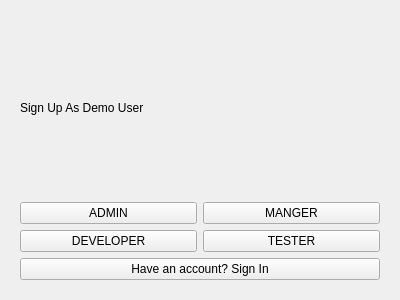
<?xml version="1.0" encoding="UTF-8"?>
<ui version="4.0">
 <class>Login</class>
 <widget class="QWidget" name="Login">
  <property name="geometry">
   <rect>
    <x>0</x>
    <y>0</y>
    <width>400</width>
    <height>300</height>
   </rect>
  </property>
  <property name="windowTitle">
   <string>Form</string>
  </property>
  <layout class="QHBoxLayout" name="horizontalLayout">
   <item>
    <widget class="QStackedWidget" name="stackedWidget">
     <property name="currentIndex">
      <number>2</number>
     </property>
     <widget class="QWidget" name="LogInPage">
      <layout class="QGridLayout" name="gridLayout">
       <item row="1" column="1">
        <widget class="QLineEdit" name="login_edit_email"/>
       </item>
       <item row="3" column="1">
        <widget class="QPushButton" name="login_pb_fogot_pw">
         <property name="text">
          <string>Forget your password?</string>
         </property>
        </widget>
       </item>
       <item row="1" column="2">
        <widget class="QPushButton" name="login_pb_login">
         <property name="text">
          <string>Log In</string>
         </property>
        </widget>
       </item>
       <item row="2" column="1">
        <widget class="QLineEdit" name="login_edit_password"/>
       </item>
       <item row="2" column="0">
        <widget class="QLabel" name="login_lable_pw">
         <property name="text">
          <string>Password</string>
         </property>
        </widget>
       </item>
       <item row="1" column="0">
        <widget class="QLabel" name="login_label_email">
         <property name="text">
          <string>Email</string>
         </property>
        </widget>
       </item>
       <item row="0" column="1">
        <widget class="QLabel" name="login_label_usericon">
         <property name="text">
          <string>UserIcon</string>
         </property>
        </widget>
       </item>
       <item row="4" column="1">
        <widget class="QPushButton" name="login_pb_create_account">
         <property name="text">
          <string>Create an account</string>
         </property>
        </widget>
       </item>
       <item row="5" column="1">
        <widget class="QPushButton" name="login_pb_demo_page">
         <property name="text">
          <string>Sign in as a Demo User</string>
         </property>
        </widget>
       </item>
      </layout>
     </widget>
     <widget class="QWidget" name="SignUpPage">
      <layout class="QGridLayout" name="gridLayout_2">
       <item row="1" column="0">
        <widget class="QLineEdit" name="signup_edit_firstName">
         <property name="placeholderText">
          <string>First Name</string>
         </property>
        </widget>
       </item>
       <item row="1" column="1">
        <widget class="QLineEdit" name="signup_edit_lastName">
         <property name="placeholderText">
          <string>Last Name</string>
         </property>
        </widget>
       </item>
       <item row="2" column="0" colspan="2">
        <widget class="QLineEdit" name="signup_edit_email">
         <property name="placeholderText">
          <string>Email</string>
         </property>
        </widget>
       </item>
       <item row="3" column="0" colspan="2">
        <widget class="QLineEdit" name="signup_edit_phone">
         <property name="placeholderText">
          <string>Phone Number</string>
         </property>
        </widget>
       </item>
       <item row="4" column="0" colspan="2">
        <widget class="QLineEdit" name="signup_edit_pw">
         <property name="placeholderText">
          <string>Password</string>
         </property>
        </widget>
       </item>
       <item row="5" column="0" colspan="2">
        <widget class="QLineEdit" name="signup_edit_pw_confirm">
         <property name="placeholderText">
          <string>*Password</string>
         </property>
        </widget>
       </item>
       <item row="6" column="0" colspan="2">
        <widget class="QPushButton" name="signup_pb_create_account">
         <property name="text">
          <string>Create account</string>
         </property>
        </widget>
       </item>
       <item row="0" column="0" colspan="2">
        <widget class="QLabel" name="singup_label_signupIcon">
         <property name="text">
          <string>Sign Up</string>
         </property>
        </widget>
       </item>
      </layout>
     </widget>
     <widget class="QWidget" name="DemoPage">
      <layout class="QGridLayout" name="gridLayout_3">
       <item row="0" column="0" colspan="2">
        <widget class="QLabel" name="demo_label_demoicon">
         <property name="text">
          <string>Sign Up As Demo User</string>
         </property>
        </widget>
       </item>
       <item row="1" column="0">
        <widget class="QPushButton" name="demo_pb_admin">
         <property name="text">
          <string>ADMIN</string>
         </property>
        </widget>
       </item>
       <item row="1" column="1">
        <widget class="QPushButton" name="demo_pb_manager">
         <property name="text">
          <string>MANGER</string>
         </property>
        </widget>
       </item>
       <item row="2" column="0">
        <widget class="QPushButton" name="demo_pb_dev">
         <property name="text">
          <string>DEVELOPER</string>
         </property>
        </widget>
       </item>
       <item row="2" column="1">
        <widget class="QPushButton" name="demo_pb_tester">
         <property name="text">
          <string>TESTER</string>
         </property>
        </widget>
       </item>
       <item row="3" column="0" colspan="2">
        <widget class="QPushButton" name="demo_pb_signIn">
         <property name="text">
          <string>Have an account? Sign In</string>
         </property>
        </widget>
       </item>
      </layout>
     </widget>
     <widget class="QWidget" name="PasswordPage">
      <layout class="QVBoxLayout" name="verticalLayout">
       <item>
        <widget class="QLabel" name="pw_label_forgot_pw">
         <property name="text">
          <string>If you forgot password, Please enter Phone number that you signed up, and remake password!</string>
         </property>
         <property name="textFormat">
          <enum>Qt::PlainText</enum>
         </property>
         <property name="scaledContents">
          <bool>false</bool>
         </property>
         <property name="wordWrap">
          <bool>true</bool>
         </property>
        </widget>
       </item>
       <item>
        <widget class="QLineEdit" name="pw_edit_phone">
         <property name="placeholderText">
          <string>Phone Number</string>
         </property>
        </widget>
       </item>
       <item>
        <widget class="QLineEdit" name="pw_edit_new_pw">
         <property name="placeholderText">
          <string>New Password</string>
         </property>
        </widget>
       </item>
       <item>
        <widget class="QLineEdit" name="pw_edit_new_pw_confirm">
         <property name="placeholderText">
          <string>Password*</string>
         </property>
        </widget>
       </item>
       <item>
        <widget class="QPushButton" name="pw_pb_change_pw">
         <property name="text">
          <string>Change Password</string>
         </property>
        </widget>
       </item>
      </layout>
     </widget>
    </widget>
   </item>
  </layout>
 </widget>
 <resources/>
 <connections/>
</ui>
